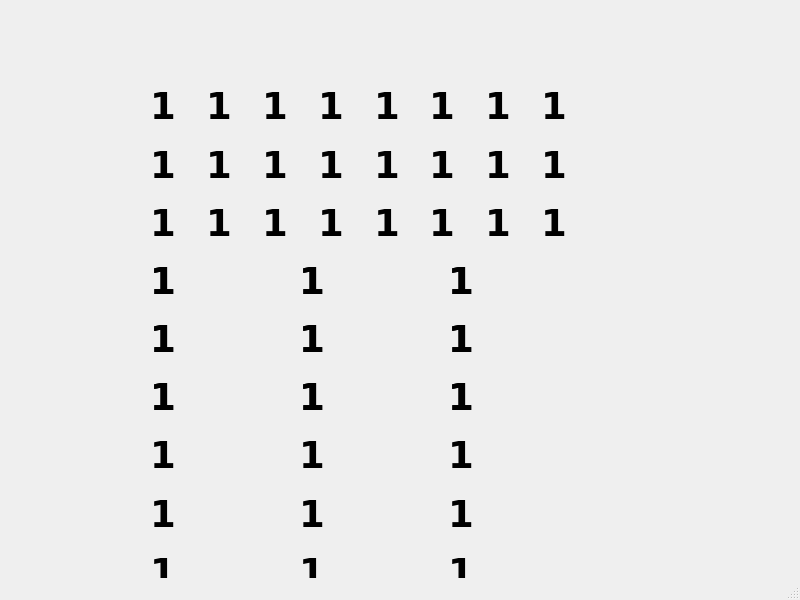
<?xml version="1.0" encoding="UTF-8"?>
<ui version="4.0">
 <class>MainWindow</class>
 <widget class="QMainWindow" name="MainWindow">
  <property name="geometry">
   <rect>
    <x>0</x>
    <y>0</y>
    <width>800</width>
    <height>600</height>
   </rect>
  </property>
  <property name="windowTitle">
   <string>MainWindow</string>
  </property>
  <widget class="QWidget" name="centralwidget">
   <widget class="QWidget" name="gridLayoutWidget_10">
    <property name="geometry">
     <rect>
      <x>150</x>
      <y>80</y>
      <width>441</width>
      <height>518</height>
     </rect>
    </property>
    <property name="font">
     <font>
      <family>Verdana</family>
      <pointsize>28</pointsize>
      <weight>75</weight>
      <bold>true</bold>
     </font>
    </property>
    <layout class="QGridLayout" name="gridLayout_17">
     <item row="0" column="0">
      <layout class="QGridLayout" name="gridLayout_11">
       <item row="0" column="0">
        <layout class="QVBoxLayout" name="verticalLayout_33">
         <item>
          <widget class="QLabel" name="label_94">
           <property name="font">
            <font>
             <family>Verdana</family>
             <pointsize>28</pointsize>
             <weight>75</weight>
             <bold>true</bold>
            </font>
           </property>
           <property name="text">
            <string>1</string>
           </property>
          </widget>
         </item>
         <item>
          <widget class="QLabel" name="label_95">
           <property name="font">
            <font>
             <family>Verdana</family>
             <pointsize>28</pointsize>
             <weight>75</weight>
             <bold>true</bold>
            </font>
           </property>
           <property name="text">
            <string>1</string>
           </property>
          </widget>
         </item>
         <item>
          <widget class="QLabel" name="label_96">
           <property name="font">
            <font>
             <family>Verdana</family>
             <pointsize>28</pointsize>
             <weight>75</weight>
             <bold>true</bold>
            </font>
           </property>
           <property name="text">
            <string>1</string>
           </property>
          </widget>
         </item>
        </layout>
       </item>
       <item row="0" column="2">
        <layout class="QVBoxLayout" name="verticalLayout_39">
         <item>
          <widget class="QLabel" name="label_112">
           <property name="font">
            <font>
             <family>Verdana</family>
             <pointsize>28</pointsize>
             <weight>75</weight>
             <bold>true</bold>
            </font>
           </property>
           <property name="text">
            <string>1</string>
           </property>
          </widget>
         </item>
         <item>
          <widget class="QLabel" name="label_113">
           <property name="font">
            <font>
             <family>Verdana</family>
             <pointsize>28</pointsize>
             <weight>75</weight>
             <bold>true</bold>
            </font>
           </property>
           <property name="text">
            <string>1</string>
           </property>
          </widget>
         </item>
         <item>
          <widget class="QLabel" name="label_114">
           <property name="font">
            <font>
             <family>Verdana</family>
             <pointsize>28</pointsize>
             <weight>75</weight>
             <bold>true</bold>
            </font>
           </property>
           <property name="text">
            <string>1</string>
           </property>
          </widget>
         </item>
        </layout>
       </item>
       <item row="0" column="6">
        <layout class="QVBoxLayout" name="verticalLayout_35">
         <item>
          <widget class="QLabel" name="label_100">
           <property name="font">
            <font>
             <family>Verdana</family>
             <pointsize>28</pointsize>
             <weight>75</weight>
             <bold>true</bold>
            </font>
           </property>
           <property name="text">
            <string>1</string>
           </property>
          </widget>
         </item>
         <item>
          <widget class="QLabel" name="label_101">
           <property name="font">
            <font>
             <family>Verdana</family>
             <pointsize>28</pointsize>
             <weight>75</weight>
             <bold>true</bold>
            </font>
           </property>
           <property name="text">
            <string>1</string>
           </property>
          </widget>
         </item>
         <item>
          <widget class="QLabel" name="label_102">
           <property name="font">
            <font>
             <family>Verdana</family>
             <pointsize>28</pointsize>
             <weight>75</weight>
             <bold>true</bold>
            </font>
           </property>
           <property name="text">
            <string>1</string>
           </property>
          </widget>
         </item>
        </layout>
       </item>
       <item row="0" column="5">
        <layout class="QVBoxLayout" name="verticalLayout_37">
         <item>
          <widget class="QLabel" name="label_106">
           <property name="font">
            <font>
             <family>Verdana</family>
             <pointsize>28</pointsize>
             <weight>75</weight>
             <bold>true</bold>
            </font>
           </property>
           <property name="text">
            <string>1</string>
           </property>
          </widget>
         </item>
         <item>
          <widget class="QLabel" name="label_107">
           <property name="font">
            <font>
             <family>Verdana</family>
             <pointsize>28</pointsize>
             <weight>75</weight>
             <bold>true</bold>
            </font>
           </property>
           <property name="text">
            <string>1</string>
           </property>
          </widget>
         </item>
         <item>
          <widget class="QLabel" name="label_108">
           <property name="font">
            <font>
             <family>Verdana</family>
             <pointsize>28</pointsize>
             <weight>75</weight>
             <bold>true</bold>
            </font>
           </property>
           <property name="text">
            <string>1</string>
           </property>
          </widget>
         </item>
        </layout>
       </item>
       <item row="0" column="4">
        <layout class="QVBoxLayout" name="verticalLayout_38">
         <item>
          <widget class="QLabel" name="label_109">
           <property name="font">
            <font>
             <family>Verdana</family>
             <pointsize>28</pointsize>
             <weight>75</weight>
             <bold>true</bold>
            </font>
           </property>
           <property name="text">
            <string>1</string>
           </property>
          </widget>
         </item>
         <item>
          <widget class="QLabel" name="label_110">
           <property name="font">
            <font>
             <family>Verdana</family>
             <pointsize>28</pointsize>
             <weight>75</weight>
             <bold>true</bold>
            </font>
           </property>
           <property name="text">
            <string>1</string>
           </property>
          </widget>
         </item>
         <item>
          <widget class="QLabel" name="label_111">
           <property name="font">
            <font>
             <family>Verdana</family>
             <pointsize>28</pointsize>
             <weight>75</weight>
             <bold>true</bold>
            </font>
           </property>
           <property name="text">
            <string>1</string>
           </property>
          </widget>
         </item>
        </layout>
       </item>
       <item row="0" column="7">
        <layout class="QVBoxLayout" name="verticalLayout_34">
         <item>
          <widget class="QLabel" name="label_97">
           <property name="font">
            <font>
             <family>Verdana</family>
             <pointsize>28</pointsize>
             <weight>75</weight>
             <bold>true</bold>
            </font>
           </property>
           <property name="text">
            <string>1</string>
           </property>
          </widget>
         </item>
         <item>
          <widget class="QLabel" name="label_98">
           <property name="font">
            <font>
             <family>Verdana</family>
             <pointsize>28</pointsize>
             <weight>75</weight>
             <bold>true</bold>
            </font>
           </property>
           <property name="text">
            <string>1</string>
           </property>
          </widget>
         </item>
         <item>
          <widget class="QLabel" name="label_99">
           <property name="font">
            <font>
             <family>Verdana</family>
             <pointsize>28</pointsize>
             <weight>75</weight>
             <bold>true</bold>
            </font>
           </property>
           <property name="text">
            <string>1</string>
           </property>
          </widget>
         </item>
        </layout>
       </item>
       <item row="0" column="1">
        <layout class="QVBoxLayout" name="verticalLayout_36">
         <item>
          <widget class="QLabel" name="label_103">
           <property name="font">
            <font>
             <family>Verdana</family>
             <pointsize>28</pointsize>
             <weight>75</weight>
             <bold>true</bold>
            </font>
           </property>
           <property name="text">
            <string>1</string>
           </property>
          </widget>
         </item>
         <item>
          <widget class="QLabel" name="label_104">
           <property name="font">
            <font>
             <family>Verdana</family>
             <pointsize>28</pointsize>
             <weight>75</weight>
             <bold>true</bold>
            </font>
           </property>
           <property name="text">
            <string>1</string>
           </property>
          </widget>
         </item>
         <item>
          <widget class="QLabel" name="label_105">
           <property name="font">
            <font>
             <family>Verdana</family>
             <pointsize>28</pointsize>
             <weight>75</weight>
             <bold>true</bold>
            </font>
           </property>
           <property name="text">
            <string>1</string>
           </property>
          </widget>
         </item>
        </layout>
       </item>
       <item row="0" column="3">
        <layout class="QVBoxLayout" name="verticalLayout_40">
         <item>
          <widget class="QLabel" name="label_115">
           <property name="font">
            <font>
             <family>Verdana</family>
             <pointsize>28</pointsize>
             <weight>75</weight>
             <bold>true</bold>
            </font>
           </property>
           <property name="text">
            <string>1</string>
           </property>
          </widget>
         </item>
         <item>
          <widget class="QLabel" name="label_116">
           <property name="font">
            <font>
             <family>Verdana</family>
             <pointsize>28</pointsize>
             <weight>75</weight>
             <bold>true</bold>
            </font>
           </property>
           <property name="text">
            <string>1</string>
           </property>
          </widget>
         </item>
         <item>
          <widget class="QLabel" name="label_117">
           <property name="font">
            <font>
             <family>Verdana</family>
             <pointsize>28</pointsize>
             <weight>75</weight>
             <bold>true</bold>
            </font>
           </property>
           <property name="text">
            <string>1</string>
           </property>
          </widget>
         </item>
        </layout>
       </item>
      </layout>
     </item>
     <item row="1" column="0">
      <layout class="QGridLayout" name="gridLayout_16">
       <item row="0" column="0">
        <layout class="QVBoxLayout" name="verticalLayout_48">
         <item>
          <widget class="QLabel" name="label_139">
           <property name="font">
            <font>
             <family>Verdana</family>
             <pointsize>28</pointsize>
             <weight>75</weight>
             <bold>true</bold>
            </font>
           </property>
           <property name="text">
            <string>1</string>
           </property>
          </widget>
         </item>
         <item>
          <widget class="QLabel" name="label_140">
           <property name="font">
            <font>
             <family>Verdana</family>
             <pointsize>28</pointsize>
             <weight>75</weight>
             <bold>true</bold>
            </font>
           </property>
           <property name="text">
            <string>1</string>
           </property>
          </widget>
         </item>
         <item>
          <widget class="QLabel" name="label_141">
           <property name="font">
            <font>
             <family>Verdana</family>
             <pointsize>28</pointsize>
             <weight>75</weight>
             <bold>true</bold>
            </font>
           </property>
           <property name="text">
            <string>1</string>
           </property>
          </widget>
         </item>
        </layout>
       </item>
       <item row="0" column="2">
        <layout class="QVBoxLayout" name="verticalLayout_49">
         <item>
          <widget class="QLabel" name="label_142">
           <property name="font">
            <font>
             <family>Verdana</family>
             <pointsize>28</pointsize>
             <weight>75</weight>
             <bold>true</bold>
            </font>
           </property>
           <property name="text">
            <string>1</string>
           </property>
          </widget>
         </item>
         <item>
          <widget class="QLabel" name="label_143">
           <property name="font">
            <font>
             <family>Verdana</family>
             <pointsize>28</pointsize>
             <weight>75</weight>
             <bold>true</bold>
            </font>
           </property>
           <property name="text">
            <string>1</string>
           </property>
          </widget>
         </item>
         <item>
          <widget class="QLabel" name="label_144">
           <property name="font">
            <font>
             <family>Verdana</family>
             <pointsize>28</pointsize>
             <weight>75</weight>
             <bold>true</bold>
            </font>
           </property>
           <property name="text">
            <string>1</string>
           </property>
          </widget>
         </item>
        </layout>
       </item>
       <item row="0" column="1">
        <layout class="QVBoxLayout" name="verticalLayout_50">
         <item>
          <widget class="QLabel" name="label_145">
           <property name="font">
            <font>
             <family>Verdana</family>
             <pointsize>28</pointsize>
             <weight>75</weight>
             <bold>true</bold>
            </font>
           </property>
           <property name="text">
            <string>1</string>
           </property>
          </widget>
         </item>
         <item>
          <widget class="QLabel" name="label_146">
           <property name="font">
            <font>
             <family>Verdana</family>
             <pointsize>28</pointsize>
             <weight>75</weight>
             <bold>true</bold>
            </font>
           </property>
           <property name="text">
            <string>1</string>
           </property>
          </widget>
         </item>
         <item>
          <widget class="QLabel" name="label_147">
           <property name="font">
            <font>
             <family>Verdana</family>
             <pointsize>28</pointsize>
             <weight>75</weight>
             <bold>true</bold>
            </font>
           </property>
           <property name="text">
            <string>1</string>
           </property>
          </widget>
         </item>
        </layout>
       </item>
      </layout>
     </item>
     <item row="1" column="0">
      <layout class="QGridLayout" name="gridLayout_14">
       <item row="0" column="0">
        <layout class="QVBoxLayout" name="verticalLayout_42">
         <item>
          <widget class="QLabel" name="label_121">
           <property name="font">
            <font>
             <family>Verdana</family>
             <pointsize>28</pointsize>
             <weight>75</weight>
             <bold>true</bold>
            </font>
           </property>
           <property name="text">
            <string>1</string>
           </property>
          </widget>
         </item>
         <item>
          <widget class="QLabel" name="label_122">
           <property name="font">
            <font>
             <family>Verdana</family>
             <pointsize>28</pointsize>
             <weight>75</weight>
             <bold>true</bold>
            </font>
           </property>
           <property name="text">
            <string>1</string>
           </property>
          </widget>
         </item>
         <item>
          <widget class="QLabel" name="label_123">
           <property name="font">
            <font>
             <family>Verdana</family>
             <pointsize>28</pointsize>
             <weight>75</weight>
             <bold>true</bold>
            </font>
           </property>
           <property name="text">
            <string>1</string>
           </property>
          </widget>
         </item>
        </layout>
       </item>
       <item row="0" column="1">
        <layout class="QVBoxLayout" name="verticalLayout_44">
         <item>
          <widget class="QLabel" name="label_127">
           <property name="font">
            <font>
             <family>Verdana</family>
             <pointsize>28</pointsize>
             <weight>75</weight>
             <bold>true</bold>
            </font>
           </property>
           <property name="text">
            <string>1</string>
           </property>
          </widget>
         </item>
         <item>
          <widget class="QLabel" name="label_128">
           <property name="font">
            <font>
             <family>Verdana</family>
             <pointsize>28</pointsize>
             <weight>75</weight>
             <bold>true</bold>
            </font>
           </property>
           <property name="text">
            <string>1</string>
           </property>
          </widget>
         </item>
         <item>
          <widget class="QLabel" name="label_129">
           <property name="font">
            <font>
             <family>Verdana</family>
             <pointsize>28</pointsize>
             <weight>75</weight>
             <bold>true</bold>
            </font>
           </property>
           <property name="text">
            <string>1</string>
           </property>
          </widget>
         </item>
        </layout>
       </item>
       <item row="0" column="2">
        <layout class="QVBoxLayout" name="verticalLayout_43">
         <item>
          <widget class="QLabel" name="label_124">
           <property name="font">
            <font>
             <family>Verdana</family>
             <pointsize>28</pointsize>
             <weight>75</weight>
             <bold>true</bold>
            </font>
           </property>
           <property name="text">
            <string>1</string>
           </property>
          </widget>
         </item>
         <item>
          <widget class="QLabel" name="label_125">
           <property name="font">
            <font>
             <family>Verdana</family>
             <pointsize>28</pointsize>
             <weight>75</weight>
             <bold>true</bold>
            </font>
           </property>
           <property name="text">
            <string>1</string>
           </property>
          </widget>
         </item>
         <item>
          <widget class="QLabel" name="label_126">
           <property name="font">
            <font>
             <family>Verdana</family>
             <pointsize>28</pointsize>
             <weight>75</weight>
             <bold>true</bold>
            </font>
           </property>
           <property name="text">
            <string>1</string>
           </property>
          </widget>
         </item>
        </layout>
       </item>
      </layout>
     </item>
     <item row="2" column="0">
      <layout class="QGridLayout" name="gridLayout_15">
       <item row="0" column="0">
        <layout class="QVBoxLayout" name="verticalLayout_45">
         <item>
          <widget class="QLabel" name="label_130">
           <property name="font">
            <font>
             <family>Verdana</family>
             <pointsize>28</pointsize>
             <weight>75</weight>
             <bold>true</bold>
            </font>
           </property>
           <property name="text">
            <string>1</string>
           </property>
          </widget>
         </item>
         <item>
          <widget class="QLabel" name="label_131">
           <property name="font">
            <font>
             <family>Verdana</family>
             <pointsize>28</pointsize>
             <weight>75</weight>
             <bold>true</bold>
            </font>
           </property>
           <property name="text">
            <string>1</string>
           </property>
          </widget>
         </item>
         <item>
          <widget class="QLabel" name="label_132">
           <property name="font">
            <font>
             <family>Verdana</family>
             <pointsize>28</pointsize>
             <weight>75</weight>
             <bold>true</bold>
            </font>
           </property>
           <property name="text">
            <string>1</string>
           </property>
          </widget>
         </item>
        </layout>
       </item>
       <item row="0" column="2">
        <layout class="QVBoxLayout" name="verticalLayout_46">
         <item>
          <widget class="QLabel" name="label_133">
           <property name="font">
            <font>
             <family>Verdana</family>
             <pointsize>28</pointsize>
             <weight>75</weight>
             <bold>true</bold>
            </font>
           </property>
           <property name="text">
            <string>1</string>
           </property>
          </widget>
         </item>
         <item>
          <widget class="QLabel" name="label_134">
           <property name="font">
            <font>
             <family>Verdana</family>
             <pointsize>28</pointsize>
             <weight>75</weight>
             <bold>true</bold>
            </font>
           </property>
           <property name="text">
            <string>1</string>
           </property>
          </widget>
         </item>
         <item>
          <widget class="QLabel" name="label_135">
           <property name="font">
            <font>
             <family>Verdana</family>
             <pointsize>28</pointsize>
             <weight>75</weight>
             <bold>true</bold>
            </font>
           </property>
           <property name="text">
            <string>1</string>
           </property>
          </widget>
         </item>
        </layout>
       </item>
       <item row="0" column="1">
        <layout class="QVBoxLayout" name="verticalLayout_47">
         <item>
          <widget class="QLabel" name="label_136">
           <property name="font">
            <font>
             <family>Verdana</family>
             <pointsize>28</pointsize>
             <weight>75</weight>
             <bold>true</bold>
            </font>
           </property>
           <property name="text">
            <string>1</string>
           </property>
          </widget>
         </item>
         <item>
          <widget class="QLabel" name="label_137">
           <property name="font">
            <font>
             <family>Verdana</family>
             <pointsize>28</pointsize>
             <weight>75</weight>
             <bold>true</bold>
            </font>
           </property>
           <property name="text">
            <string>1</string>
           </property>
          </widget>
         </item>
         <item>
          <widget class="QLabel" name="label_138">
           <property name="font">
            <font>
             <family>Verdana</family>
             <pointsize>28</pointsize>
             <weight>75</weight>
             <bold>true</bold>
            </font>
           </property>
           <property name="text">
            <string>1</string>
           </property>
          </widget>
         </item>
        </layout>
       </item>
      </layout>
     </item>
    </layout>
   </widget>
  </widget>
  <widget class="QMenuBar" name="menubar">
   <property name="geometry">
    <rect>
     <x>0</x>
     <y>0</y>
     <width>800</width>
     <height>21</height>
    </rect>
   </property>
  </widget>
  <widget class="QStatusBar" name="statusbar"/>
 </widget>
 <resources/>
 <connections/>
</ui>
